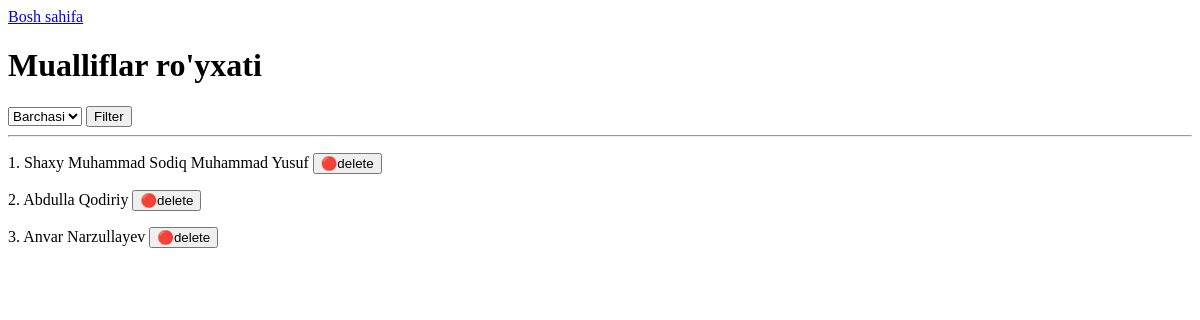
Before: /authors/ with the older database file.
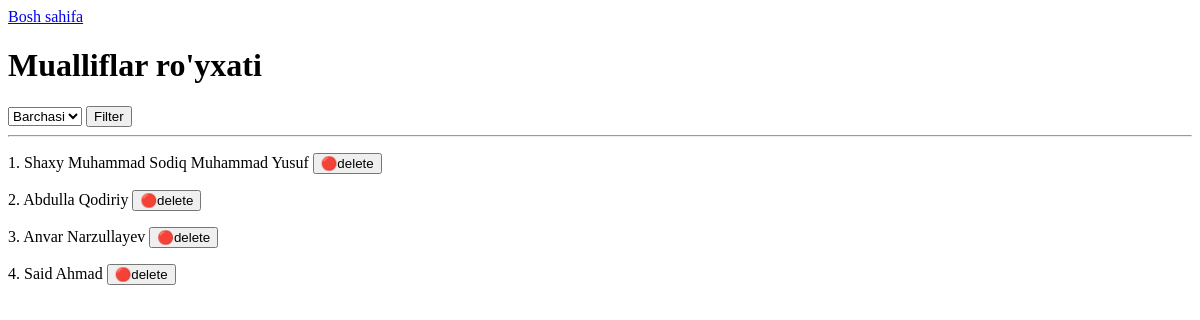
After: the same page with the newer database file.
### main/models.py (models this page shows, shortened)
class Muallif(models.Model):
    JINS_CHOICES = (
        ('Erkak', 'Erkak'),
        ('Ayol', 'Ayol'),
    )
    ism = models.CharField(max_length=255)
    jins = models.CharField(max_length=20, choices=JINS_CHOICES)
    t_sana = models.DateField(null=True)
    kitob_soni = models.PositiveSmallIntegerField(null=True)
    tirik = models.BooleanField(default=False)

### main/views.py (the view)
# urls.py: path('authors/', authors_view, name='authors'),
def authors_view(request):
    authors = Muallif.objects.all()
    gender = request.GET.get('gender')
    if gender is not None and gender != 'all':
        authors = authors.filter(jins=gender)
    context = {
        'authors': authors,
        'genders': Muallif.JINS_CHOICES,
        'g': gender,
    }
    return render(request, 'authors.html', context)

### templates/authors.html (shortened to what this page needs)
<!DOCTYPE html>
<html lang="en">
<head>
</head>
<body>
    <a href="/">Bosh sahifa</a>
    <h1>Mualliflar ro'yxati</h1>
    <form>
        <select name="gender">
            <option value="all">Barchasi</option>
        </select>
        <button>Filter</button>
    </form>
    <hr>
    {% for author in authors %}
        <p>{{ forloop.counter }}. {{ author.ism }}
            <a href="/authors/{{ author.id }}/delete/confirm/">
                <button>🔴delete</button>
            </a>
        </p>
    {% endfor %}
</body>
</html>

Changed rows visible on the page:
added Muallif: ism "Said Ahmad"
